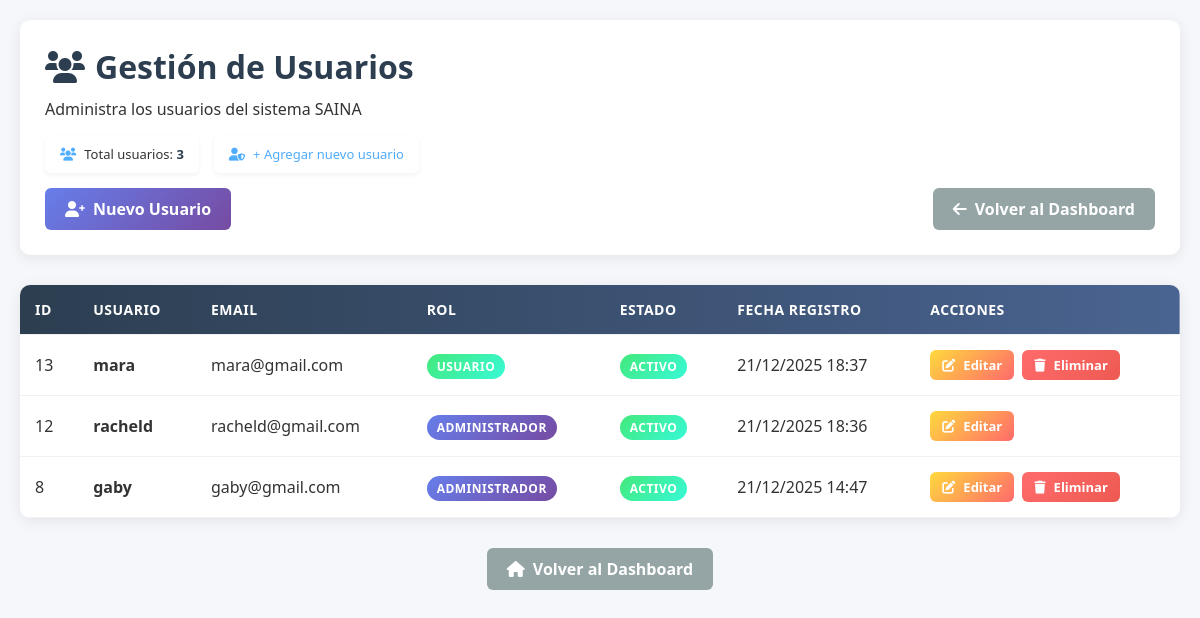
Page /admin/usuarios/listar.php (signed in) on the committed database.
### tables this page shows
CREATE TABLE `usuarios` (
  `id` int(11) NOT NULL,
  `username` varchar(50) NOT NULL,
  `password` varchar(255) NOT NULL,
  `email` varchar(100) DEFAULT NULL,
  `rol` enum('admin','usuario') DEFAULT 'usuario',
  `fecha_creacion` datetime DEFAULT current_timestamp(),
  `activo` tinyint(1) DEFAULT 1
);

### admin/usuarios/listar.php (the view, shortened to what this page needs)
<?php
require_once '../includes/database.php';
$sql = "SELECT * FROM usuarios ORDER BY fecha_creacion DESC";
$resultado = $conn->query($sql);
$sql_count = "SELECT COUNT(*) as total FROM usuarios";
$count_result = $conn->query($sql_count);
$total_usuarios = $count_result->fetch_assoc()['total'];
?>
<!DOCTYPE html>
<html lang="es">
<head>
    <link rel="stylesheet" href="https://cdnjs.cloudflare.com/ajax/libs/font-awesome/6.0.0/css/all.min.css">
</head>
<body>
    <div class="container">
        <div class="header">
            <h1><i class="fas fa-users"></i> Gestión de Usuarios</h1>
            <p>Administra los usuarios del sistema SAINA</p>
            <div class="stats-bar">
                <div class="stat-item">
                    <i class="fas fa-users"></i>
                    <span>Total usuarios: <span class="number"><?php echo $total_usuarios; ?></span></span>
                </div>
                <div class="stat-item">
                    <i class="fas fa-user-shield"></i>
                    <a href="registrar.php" style="color: #4facfe; text-decoration: none;">
                        + Agregar nuevo usuario
                    </a>
                </div>
            </div>
            <div class="header-actions">
                <a href="registrar.php" class="btn btn-primary">
                    <i class="fas fa-user-plus"></i> Nuevo Usuario
                </a>
                <a href="../index.php" class="btn" style="background: #95a5a6; color: white;">
                    <i class="fas fa-arrow-left"></i> Volver al Dashboard
                </a>
            </div>
        </div>
        <div class="table-container">
            <?php if ($resultado->num_rows > 0): ?>
                <table>
                    <thead>
                        <tr>
                            <th>ID</th>
                            <th>Usuario</th>
                            <th>Email</th>
                            <th>Rol</th>
                            <th>Estado</th>
                            <th>Fecha Registro</th>
                            <th>Acciones</th>
                        </tr>
                    </thead>
                    <tbody>
                        <?php while($usuario = $resultado->fetch_assoc()): ?>
                        <tr>
                            <td><?php echo $usuario['id']; ?></td>
                            <td>
                                <strong><?php echo htmlspecialchars($usuario['username']); ?></strong>
                            </td>
                            <td><?php echo htmlspecialchars($usuario['email']); ?></td>
                            <td>
                                <span class="badge <?php echo $usuario['rol'] == 'admin' ? 'badge-admin' : 'badge-user'; ?>">
                                    <?php echo $usuario['rol'] == 'admin' ? 'Administrador' : 'Usuario'; ?>
                                </span>
                            </td>
                            <td>
                                <span class="badge <?php echo $usuario['activo'] ? 'badge-active' : 'badge-inactive'; ?>">
                                    <?php echo $usuario['activo'] ? 'Activo' : 'Inactivo'; ?>
                                </span>
                            </td>
                            <td><?php echo date('d/m/Y H:i', strtotime($usuario['fecha_creacion'])); ?></td>
                            <td>
                                <div class="actions">
                                    <a href="registrar.php?editar=<?php echo $usuario['id']; ?>"
                                       class="btn btn-warning">
                                        <i class="fas fa-edit"></i> Editar
                                    </a>
                                    <?php if ($usuario['username'] != 'racheld'): ?>
                                    <a href="eliminar.php?id=<?php echo $usuario['id']; ?>"
                                       class="btn btn-danger"
                                       onclick="return confirm('¿Eliminar usuario <?php echo htmlspecialchars($usuario['username']); ?>?')">
                                        <i class="fas fa-trash"></i> Eliminar
                                    </a>
                                    <?php endif; ?>
                                </div>
                            </td>
                        </tr>
                        <?php endwhile; ?>
                    </tbody>
                </table>
            <?php endif; ?>
        </div>
        <div style="text-align: center; margin-top: 20px;">
            <a href="../index.php" class="btn" style="background: #95a5a6; color: white;">
                <i class="fas fa-home"></i> Volver al Dashboard
            </a>
        </div>
    </div>
</body>
</html>

### admin/usuarios/listar.php (style rules this page uses)
* { margin: 0; padding: 0; box-sizing: border-box; font-family: 'Segoe UI', Tahoma, Geneva, Verdana, sans-serif; }
body { background: #f5f7fa; color: #333; padding: 20px; }
.container { max-width: 1200px; margin: 0 auto; }
.header { background: white; padding: 25px; border-radius: 10px; box-shadow: 0 3px 15px rgba(0,0,0,0.08); margin-bottom: 30px; }
.header h1 { color: #2c3e50; margin-bottom: 10px; display: flex; align-items: center; gap: 10px; }
.header-actions { display: flex; justify-content: space-between; align-items: center; margin-top: 15px; }
.btn { padding: 10px 20px; border: none; border-radius: 6px; cursor: pointer; font-weight: 600; text-decoration: none; display: inline-flex; align-items: center; gap: 8px; transition: all 0.3s; }
.btn-primary { background: linear-gradient(135deg, #667eea, #764ba2); color: white; }
.btn-danger { background: linear-gradient(135deg, #ff6b6b, #ee5a52); color: white; padding: 6px 12px; font-size: 13px; }
.btn-warning { background: linear-gradient(135deg, #ffd93d, #ff6b6b); color: white; padding: 6px 12px; font-size: 13px; }
.stats-bar { display: flex; gap: 15px; margin-top: 15px; flex-wrap: wrap; }
.stat-item { background: white; padding: 10px 15px; border-radius: 6px; box-shadow: 0 2px 5px rgba(0,0,0,0.05); display: flex; align-items: center; gap: 8px; font-size: 13px; }
.stat-item i { color: #4facfe; }
.stat-item .number { font-weight: 700; color: #2c3e50; }
.table-container { background: white; border-radius: 10px; box-shadow: 0 3px 15px rgba(0,0,0,0.08); overflow: hidden; margin-bottom: 30px; }
table { width: 100%; border-collapse: collapse; }
thead { background: linear-gradient(90deg, #2c3e50, #4a6491); color: white; }
th, td { padding: 15px; text-align: left; border-bottom: 1px solid #f1f1f1; }
th { font-weight: 600; font-size: 14px; text-transform: uppercase; letter-spacing: 0.5px; }
.badge { padding: 4px 10px; border-radius: 20px; font-size: 12px; font-weight: 600; text-transform: uppercase; letter-spacing: 0.5px; }
.badge-admin { background: linear-gradient(135deg, #667eea, #764ba2); color: white; }
.badge-user { background: linear-gradient(135deg, #43e97b, #38f9d7); color: white; }
.badge-active { background: linear-gradient(135deg, #43e97b, #38f9d7); color: white; }
.actions { display: flex; gap: 8px; }

### rows in the picture
usuarios: id "13", username "mara", email "mara@gmail.com", rol "USUARIO", activo "ACTIVO", fecha_creacion "21/12/2025 18:37"
usuarios: id "12", username "racheld", email "racheld@gmail.com", rol "ADMINISTRADOR", activo "ACTIVO", fecha_creacion "21/12/2025 18:36"
usuarios: id "8", username "gaby", email "gaby@gmail.com", rol "ADMINISTRADOR", activo "ACTIVO", fecha_creacion "21/12/2025 14:47"

### other values in the picture
$total_usuarios "3"
